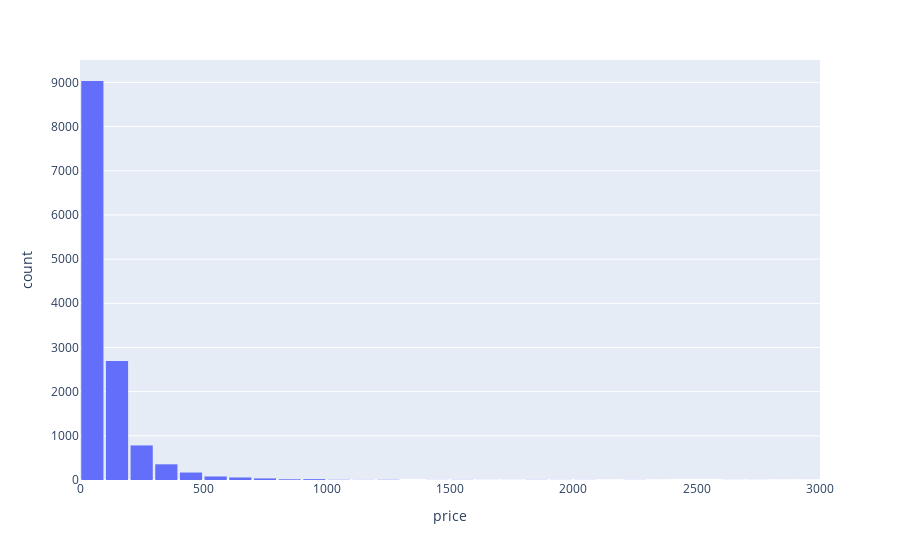

The notebook cell this image was saved under:
### Markdown cell above
# Exploratory Data Analysis

### Code cell
## Distribution of price
px.histogram(df, x='price', nbins=30).update_layout(bargap = 0.1)

### Figure 1 — Plotly figure (JSON) as saved in the notebook; plotly's stock layout.template omitted (floating-point values rounded to 4 significant figures; data arrays with more than 128 entries replaced by an {"elided": "..."} marker saying what was removed)
{"data": [{"alignmentgroup": "True", "bingroup": "x", "hovertemplate": "price=%{x}<br>count=%{y}<extra></extra>", "legendgroup": "", "marker": {"color": "#636efa", "pattern": {"shape": ""}}, "name": "", "nbinsx": 30, "offsetgroup": "", "orientation": "v", "showlegend": false, "type": "histogram", "x": {"elided": "13288 float values"}, "xaxis": "x", "yaxis": "y"}], "layout": {"bargap": 0.1, "barmode": "relative", "legend": {"tracegroupgap": 0}, "margin": {"t": 60}, "xaxis": {"anchor": "y", "domain": [0, 1], "title": {"text": "price"}}, "yaxis": {"anchor": "x", "domain": [0, 1], "title": {"text": "count"}}}}
